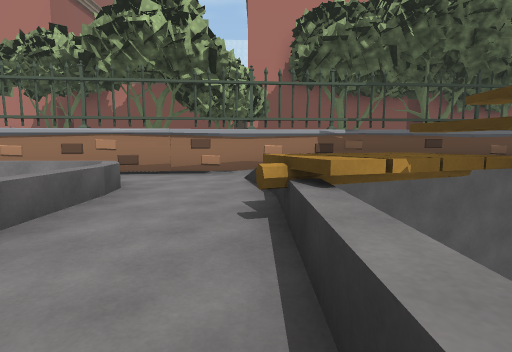
view 1 (above)

23 first-person views from a walk through a Unity game level. The camera is 1.2 m above the floor, tilts 6° down and sees 80° across. The floor is counted in squares, 2 m on a side. Each view is taken from the middle of a square. On the plan, view 1 faces up. The plan holds only what a view shows up to about 9 squares ahead; the rest is blank. The place goes on beyond the plan. The player is left out. Some animated figures are not drawn. Some surface patterns are stand-ins.

view 2
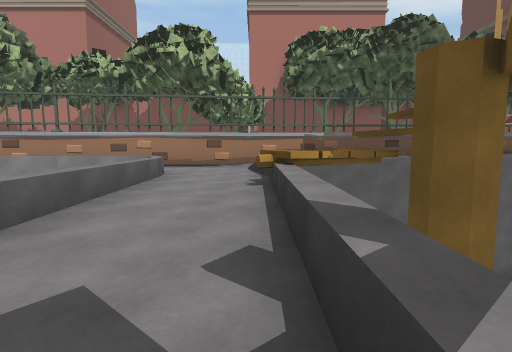

view 3
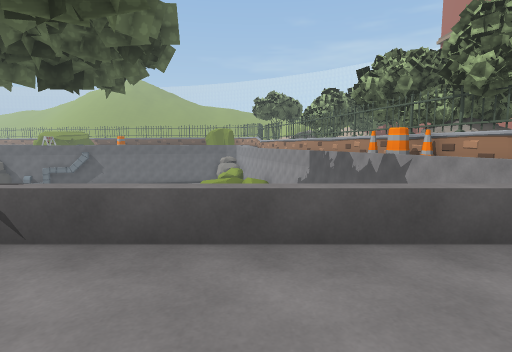

view 4
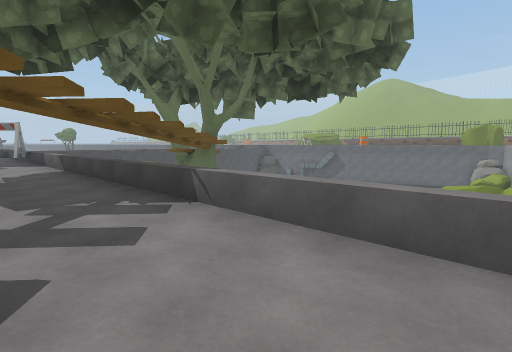

view 5
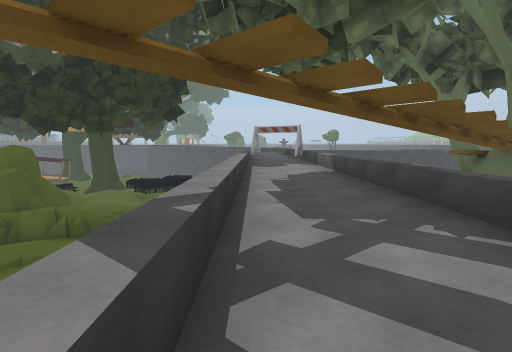

view 6
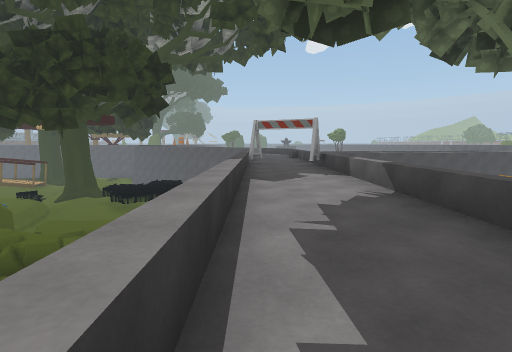

view 7
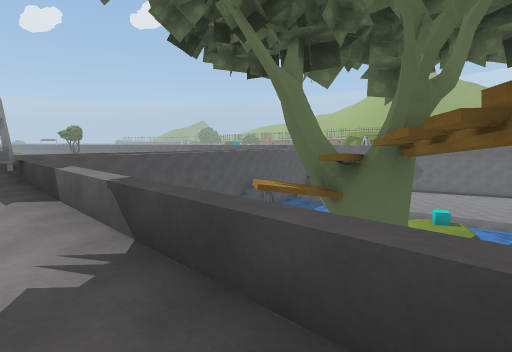

view 8
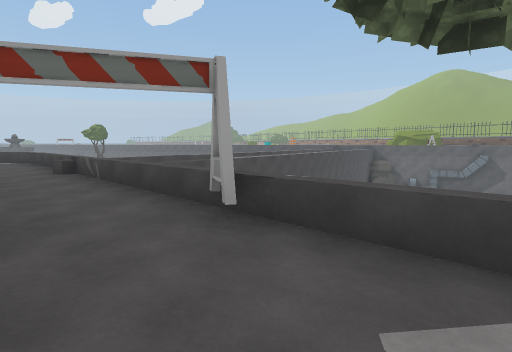

view 9
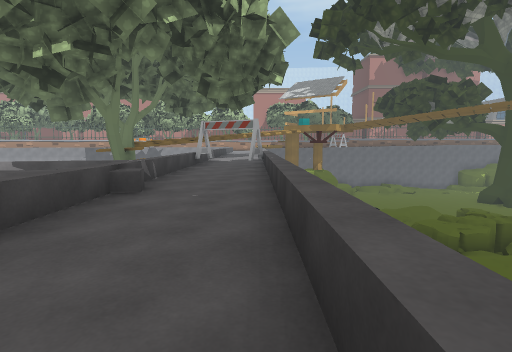

view 10
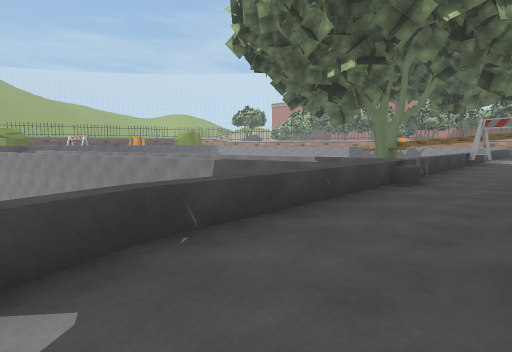

view 11
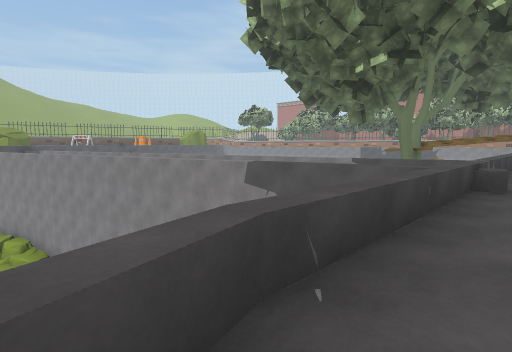

view 12
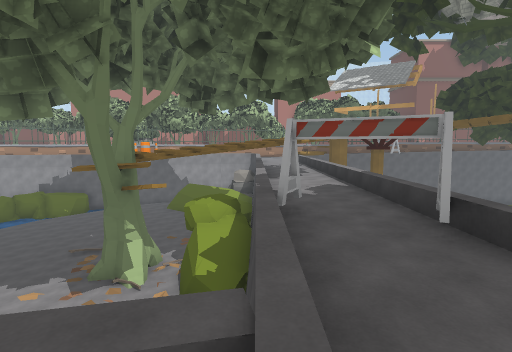

view 13
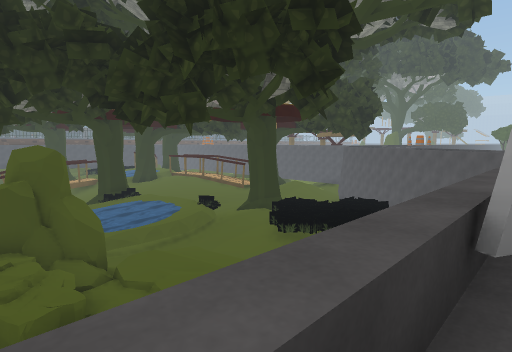

view 14
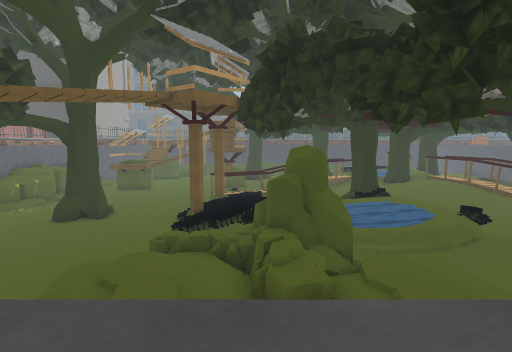

view 15
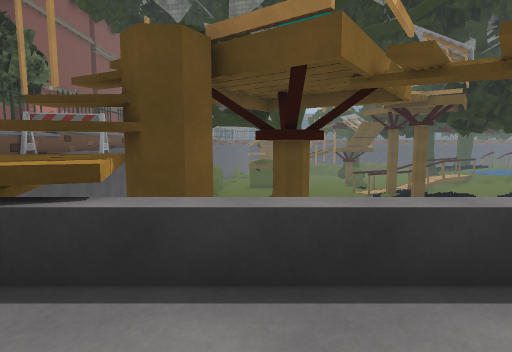

view 16
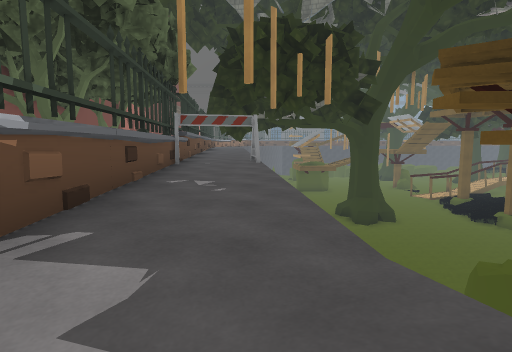

view 17
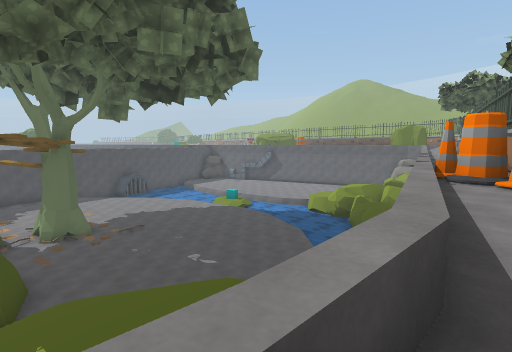

view 18
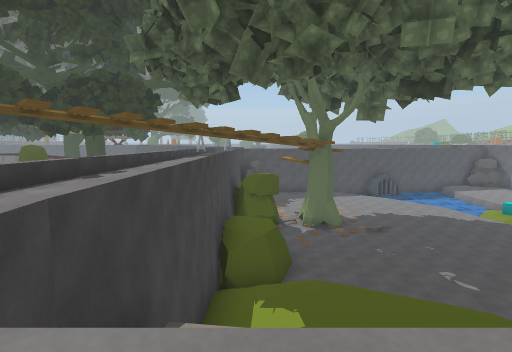

view 19
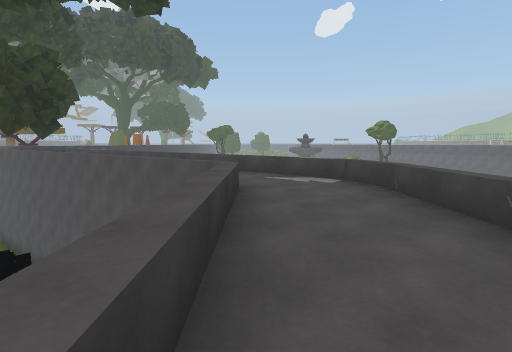

view 20
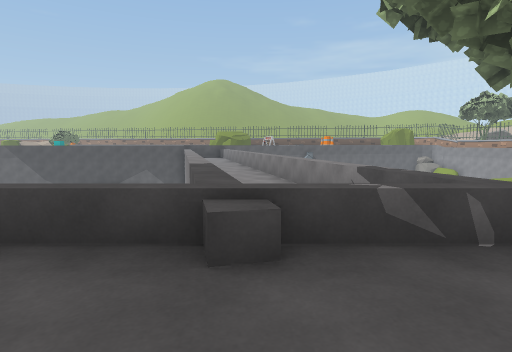

view 21
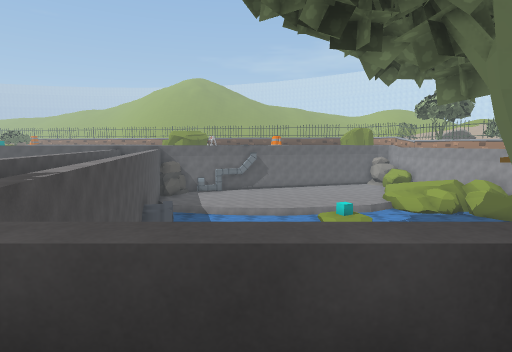

view 22
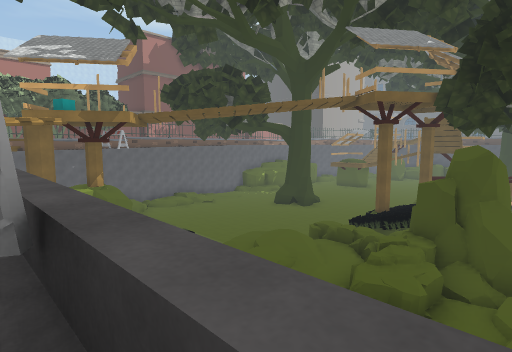

view 23
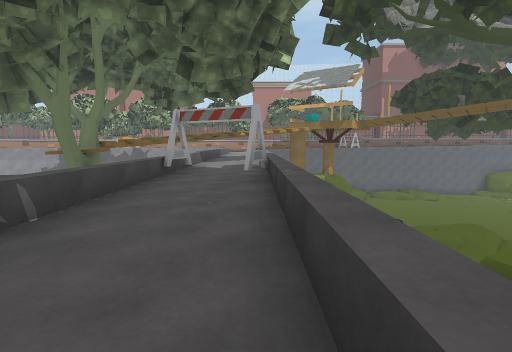

### Floor plan
Key: @ floor where view 1 was taken; # wall or solid block; . main floor; : floor 0.5 m higher than the main floor; + floor 0.75 m higher than the main floor; / step, stairs or slope; = window, fence, low wall or low ledge; ^ raised ledge; v drop or lower ground; B barrier; C cone; R rock; O other object.
Columns run from 10 left of view 1 to 9 right of it. Each row starts with its distance up from view 1.
  9             OO
  8             #OOO #
  7          ####^######
  6    #######/::::::B+
  5  #C#......//:::::Bvv
  4  C=^^^v ^.=vv
  3 ^Cv    v^.=v^#v
  2     vvv ^..v####===
  1     vvvv^..   #R   =
  0 vvvv vvv^.@   ^R   =
 -1 vvvvv= R^..=       ^
 -2  vv^vv R#..v  =   ==
 -3 v=v=vvvR#..   =   ==
 -4 vvvvvv###..      ^=
 -5    =v###=.=      ==
 -6  vvv###R=.=     vvv
 -7  vvv##RR=..    vvv
 -8 = vv###=+..=   vvvvR
 -9 ===vv= #=..=   vvvvR
-10 =  =   ==..    vvvvv
-11 = =   = #..    vvv #
-12  ==  == =.B     vvv#
-13   ====# =..    vv v
-14     v=v:+..    v=#
-15 vvvvvvv +..     ==
-16 vvvv  vv/..      ^==
-17   vvvvvv+..=       =
-18 vvvv    +..==
-19         +..==
-20         +..==
-21         ^..=#
-22          =..##
-23          #==#
-24           ###
-25           =##

Where each view was taken, in squares from view 1:
view 1: 0 up, 0 right, facing up
view 2: 2 down, 0 right, facing up
view 3: 0 up, 0 right, facing left
view 4: 1 up, 0 right, facing down-left
view 5: 0 up, 0 right, facing down
view 6: 3 down, 0 right, facing down
view 7: 5 down, 1 left, facing down-left
view 8: 9 down, 0 right, facing down-left
view 9: 20 down, 0 right, facing up
view 10: 21 down, 0 right, facing up-left
view 11: 21 down, 1 left, facing up-left
view 12: 15 down, 2 left, facing up
view 13: 10 down, 0 right, facing down-right
view 14: 10 down, 0 right, facing right
view 15: 1 up, 1 left, facing right
view 16: 5 up, 0 right, facing right
view 17: 5 up, 3 left, facing down-left
view 18: 5 up, 3 left, facing down
view 19: 16 down, 0 right, facing down
view 20: 16 down, 0 right, facing left
view 21: 12 down, 1 left, facing left
view 22: 13 down, 0 right, facing up-right
view 23: 17 down, 0 right, facing up
